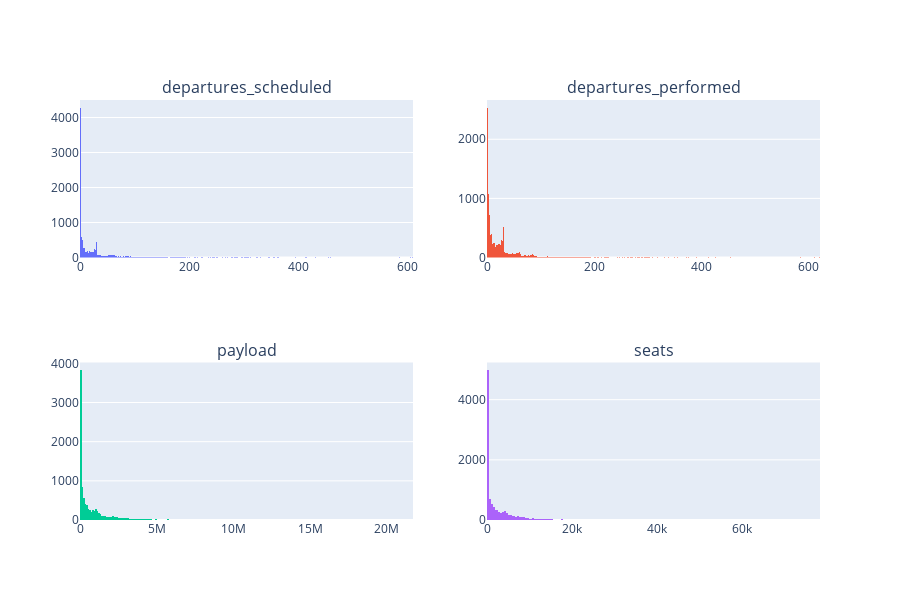

This figure's notebook cell:
### Code cell
plot_int_hist(passengers.loc[:,'departures_scheduled':'seats'])

### Figure 1 — Plotly figure (JSON) as saved in the notebook; plotly's stock layout.template omitted (floating-point values rounded to 4 significant figures; data arrays with more than 128 entries replaced by an {"elided": "..."} marker saying what was removed)
{"data": [{"type": "histogram", "x": {"elided": "10000 int values"}, "xaxis": "x", "yaxis": "y"}, {"type": "histogram", "x": {"elided": "10000 int values"}, "xaxis": "x2", "yaxis": "y2"}, {"type": "histogram", "x": {"elided": "10000 int values"}, "xaxis": "x3", "yaxis": "y3"}, {"type": "histogram", "x": {"elided": "10000 int values"}, "xaxis": "x4", "yaxis": "y4"}], "layout": {"annotations": [{"font": {"size": 16}, "showarrow": false, "text": "departures_scheduled", "x": 0.225, "xanchor": "center", "xref": "paper", "y": 1, "yanchor": "bottom", "yref": "paper"}, {"font": {"size": 16}, "showarrow": false, "text": "departures_performed", "x": 0.775, "xanchor": "center", "xref": "paper", "y": 1, "yanchor": "bottom", "yref": "paper"}, {"font": {"size": 16}, "showarrow": false, "text": "payload", "x": 0.225, "xanchor": "center", "xref": "paper", "y": 0.375, "yanchor": "bottom", "yref": "paper"}, {"font": {"size": 16}, "showarrow": false, "text": "seats", "x": 0.775, "xanchor": "center", "xref": "paper", "y": 0.375, "yanchor": "bottom", "yref": "paper"}], "height": 600, "showlegend": false, "xaxis": {"anchor": "y", "domain": [0, 0.45]}, "xaxis2": {"anchor": "y2", "domain": [0.55, 1]}, "xaxis3": {"anchor": "y3", "domain": [0, 0.45]}, "xaxis4": {"anchor": "y4", "domain": [0.55, 1]}, "yaxis": {"anchor": "x", "domain": [0.625, 1]}, "yaxis2": {"anchor": "x2", "domain": [0.625, 1]}, "yaxis3": {"anchor": "x3", "domain": [0, 0.375]}, "yaxis4": {"anchor": "x4", "domain": [0, 0.375]}}}
